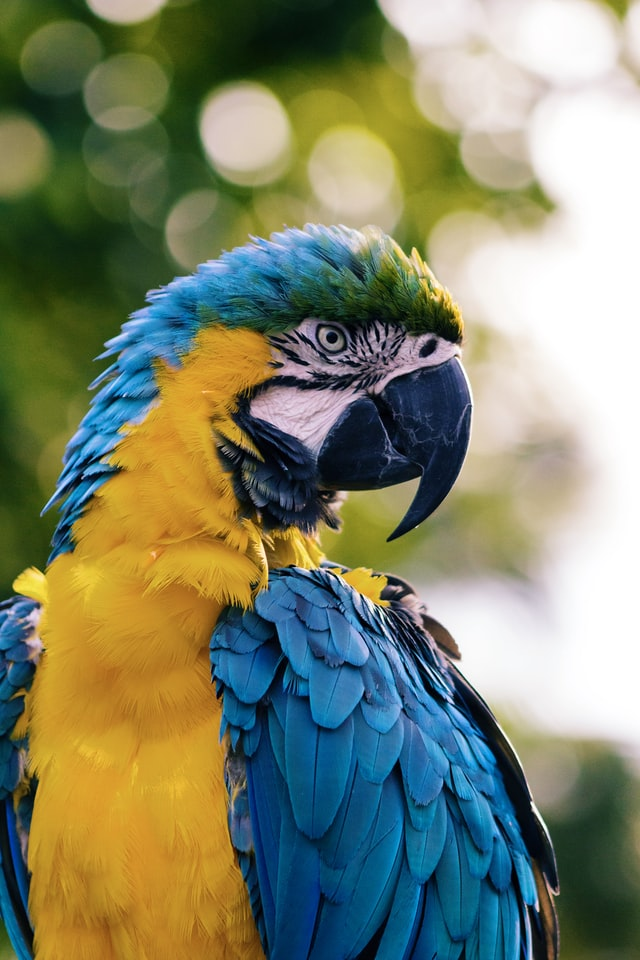
#> input picture assets/images/parrot.jpg, 640 x 960 px
$ python histogram.py
#> lines starting #> are read from the running program, lines starting #| are printed output that depends on the picture; after the words box and inside, x2 and y2 are one past the last pixel; in counts of white or black regions, pixels touching at a corner belong together
import cv2 as cv
import matplotlib.pyplot as plt
import numpy as np

# Histograms allow you to visualize the distribution of pixels intensity
# in an image.

path_to_img = '../assets/images/parrot.jpg'
img = cv.imread(path_to_img)  # 3 channel image (BGR)
#> img is the input picture: shape (960, 640, 3); mean B, G, R 106.1, 132.4, 126.8
# cv.imshow('Flowers', img)  # conflict with plt
plt.figure()
plt.imshow(cv.cvtColor(img, cv.COLOR_BGR2RGB))

gray = cv.cvtColor(img, cv.COLOR_BGR2GRAY)
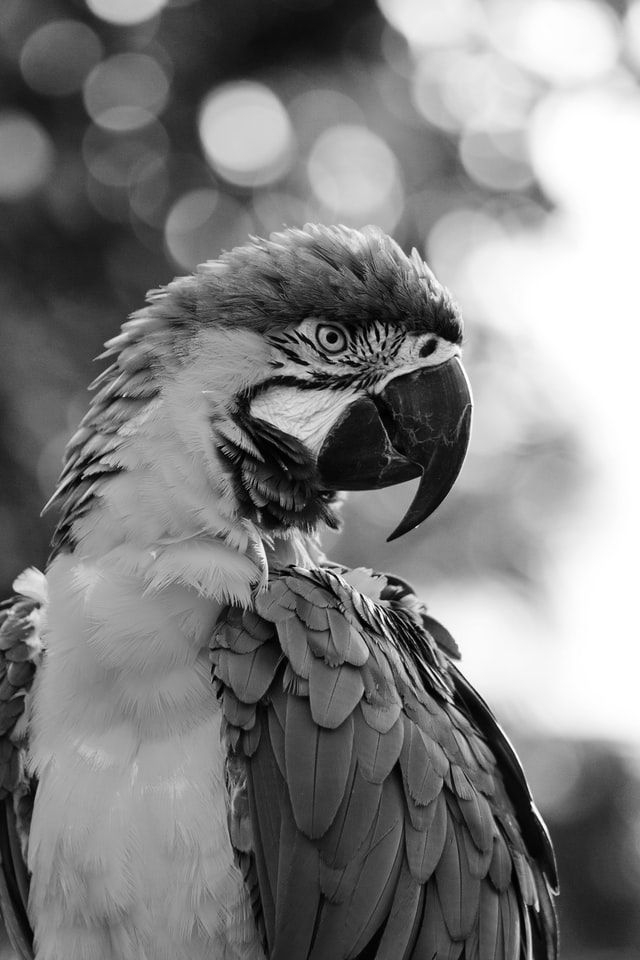
#> gray: shape (960, 640); min 0, max 255, mean 127.7
# cv.imshow('Gray', gray)  # conflict with plt
plt.figure()
plt.imshow(cv.cvtColor(gray, cv.COLOR_BGR2RGB))

#######################
# Grayscale Histogram #
#######################
imgs_list = [gray]
n_channels_list = [0]
hist_size_list = [255]
mask = None  # to calculate histogram only on a portion of the image
ranges_list = [0, 255]
gray_hist = cv.calcHist(
    imgs_list,
    n_channels_list,
    mask,
    hist_size_list,
    ranges_list
)
#> gray_hist = 255 values, max 4083 at index 164, min 27 at index 0, mean 2287.7

plt.figure()
plt.title('Grayscale Histogram')
plt.xlabel('Bins')  # represent the interval of pixels intensity
plt.ylabel('# of pixels')
plt.plot(gray_hist)
plt.xlim(0, 256)

# Mask

blank = np.zeros(img.shape[:2], dtype='uint8')
mask_circle = cv.circle(blank, (img.shape[1]//2, img.shape[0]//2), 250, 255, -1)
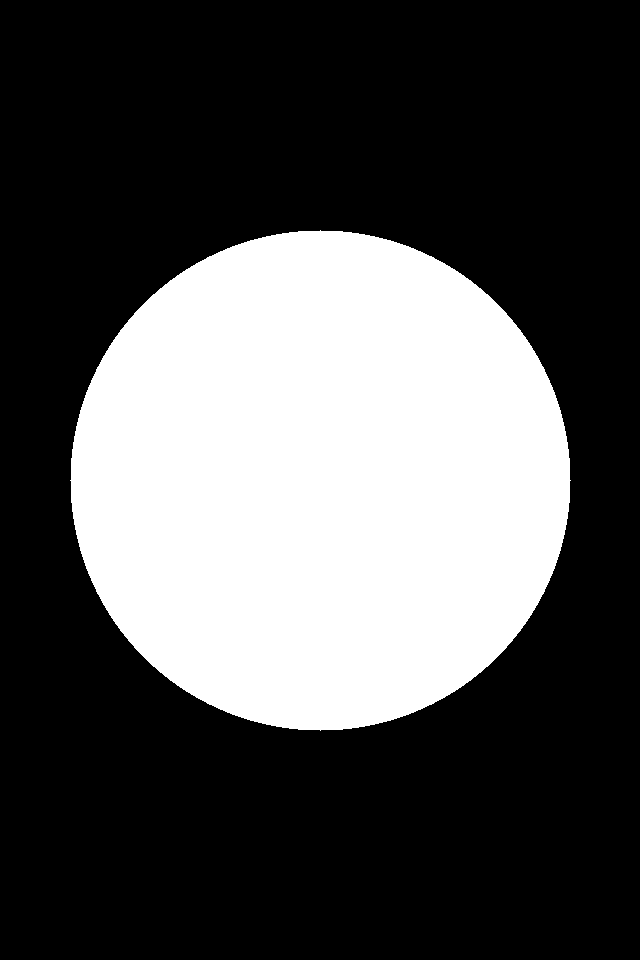
#> blank: shape (960, 640); 32% white; 1 white region, box (x1, y1, x2, y2) and area: (70, 230, 571, 731) 196321
img_masked = cv.bitwise_and(gray, gray, mask=mask_circle)
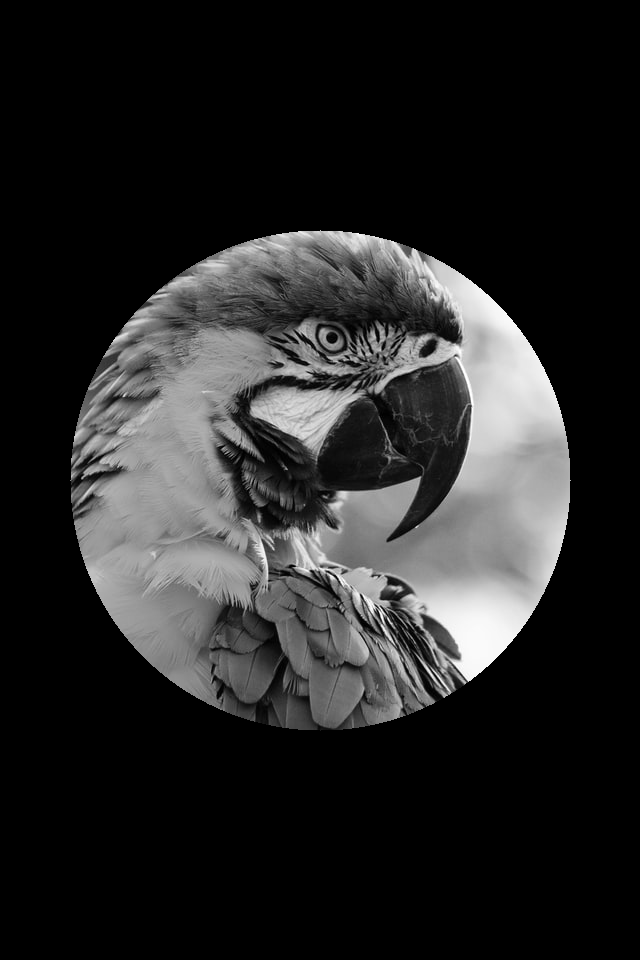
#> img_masked: shape (960, 640); min 0, max 255, mean 38.7
plt.figure()
plt.title('Masked Grayscale Image')
plt.imshow(cv.cvtColor(img_masked, cv.COLOR_BGR2RGB))

# Grayscale Histogram
imgs_list = [gray]
n_channels_list = [0]
hist_size_list = [255]
mask = mask_circle  # to calculate histogram only on a portion of the image
ranges_list = [0, 255]
gray_with_mask_hist = cv.calcHist(
    imgs_list,
    n_channels_list,
    mask,
    hist_size_list,
    ranges_list
)
#> gray_with_mask_hist = 255 values, max 1970 at index 157, min 9 at index 253, mean 769.8

plt.figure()
plt.title('Grayscale with Mask')
plt.xlabel('Bins')  # represent the interval of pixels intensity
plt.ylabel('# of pixels')
plt.plot(gray_with_mask_hist)
plt.xlim(0, 256)


####################
# Colour Histogram #
####################

blank = np.zeros(img.shape[:2], dtype='uint8')
mask_circle = cv.circle(blank, (img.shape[1]//2, img.shape[0]//2), 250, 255, -1)
img_masked = cv.bitwise_and(img, img, mask=mask_circle)
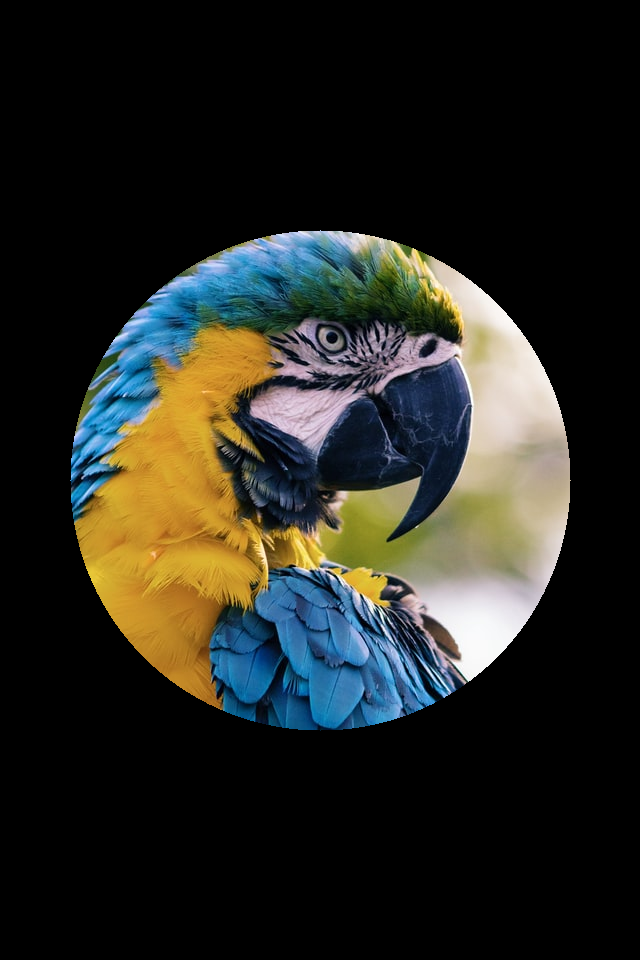
#> img_masked: shape (960, 640, 3); mean B, G, R 33.4, 39.6, 38.9
plt.figure()
plt.title('Masked Colour Image')
plt.imshow(cv.cvtColor(img_masked, cv.COLOR_BGR2RGB))

# Color Histogram
colors = ('r', 'g', 'b')
plt.figure()
plt.title('Color with Mask')
plt.xlabel('Bins')  # represent the interval of pixels intensity
plt.ylabel('# of pixels')
for i, c in enumerate(colors):
    imgs_list = [img]
    n_channels_list = [i]
    hist_size_list = [255]
    mask = mask_circle  # to calculate histogram only on a portion of the image
    ranges_list = [0, 255]
    color_with_mask_hist = cv.calcHist(
        imgs_list,
        n_channels_list,
        mask,
        hist_size_list,
        ranges_list
    )


    plt.plot(color_with_mask_hist, color=c)
    plt.xlim(0, 256)


plt.show()
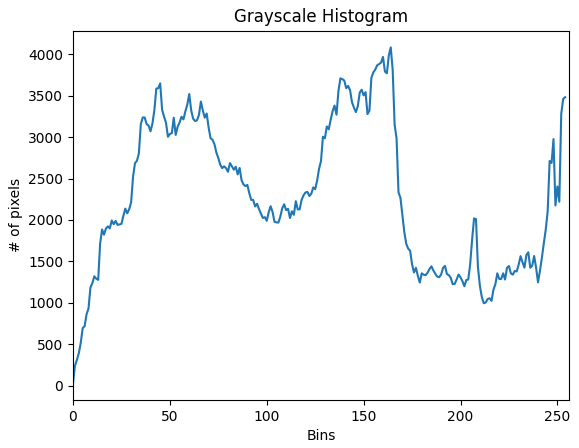
#> figure drawn by matplotlib, 1 panel; curve peaks at x = 164, y = 4083
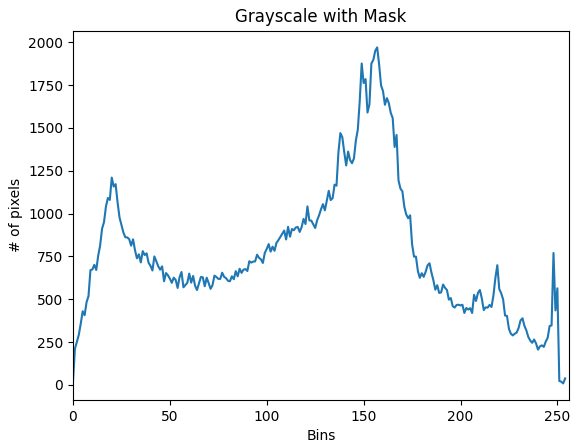
#> figure drawn by matplotlib, 1 panel; curve peaks at x = 157, y = 1970
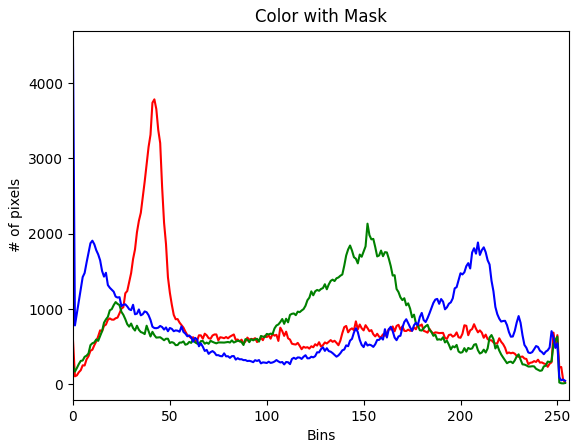
#> figure drawn by matplotlib, 1 panel; curve peaks at x = 42, y = 3784; curve peaks at x = 152, y = 2133; curve peaks at x = 0, y = 4474
cv.waitKeyEx(0)

$ run again, with assets/images/cat.jpg copied over assets/images/parrot.jpg
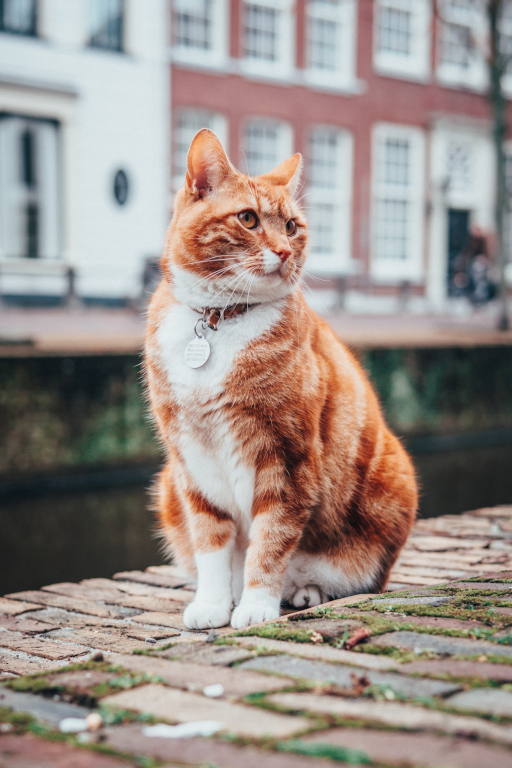
#> input picture assets/images/cat.jpg, 512 x 768 px
#> img is the input picture: shape (768, 512, 3); mean B, G, R 138, 144.3, 155.2
#> gray_hist = 255 values, max 4202 at index 225, min 0 at index 0, mean 1542
#> `mask_circle = cv.circle(blank, (img.shape[1]//2, img.shape[0]//2), 250..`:
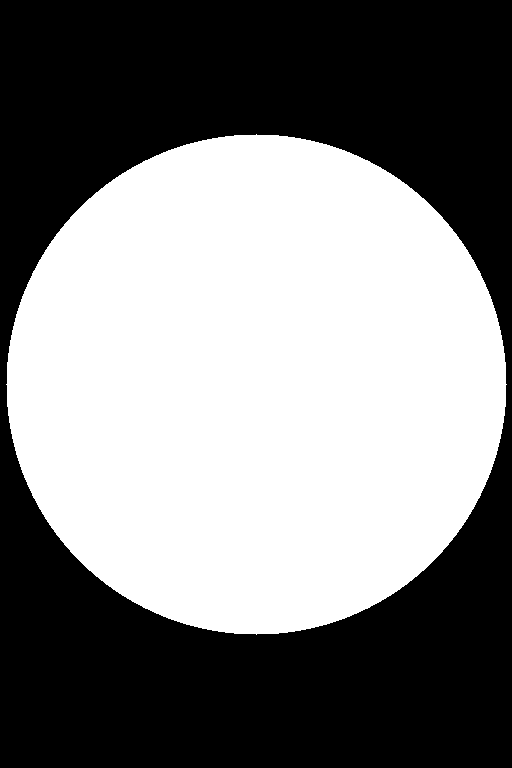
#> blank: shape (768, 512); 49.9% white; 1 white region, box (x1, y1, x2, y2) and area: (6, 134, 507, 635) 196321
#> gray_with_mask_hist = 255 values, max 1908 at index 226, min 0 at index 0, mean 769.9
#> `plt.show()`:
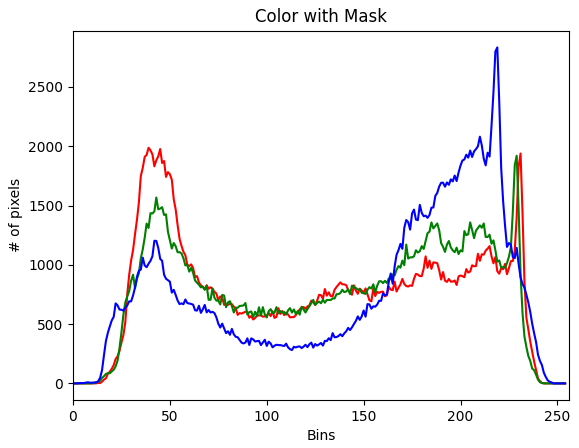
#> figure drawn by matplotlib, 1 panel; curve peaks at x = 39, y = 1987; curve peaks at x = 229, y = 1920; curve peaks at x = 219, y = 2834
